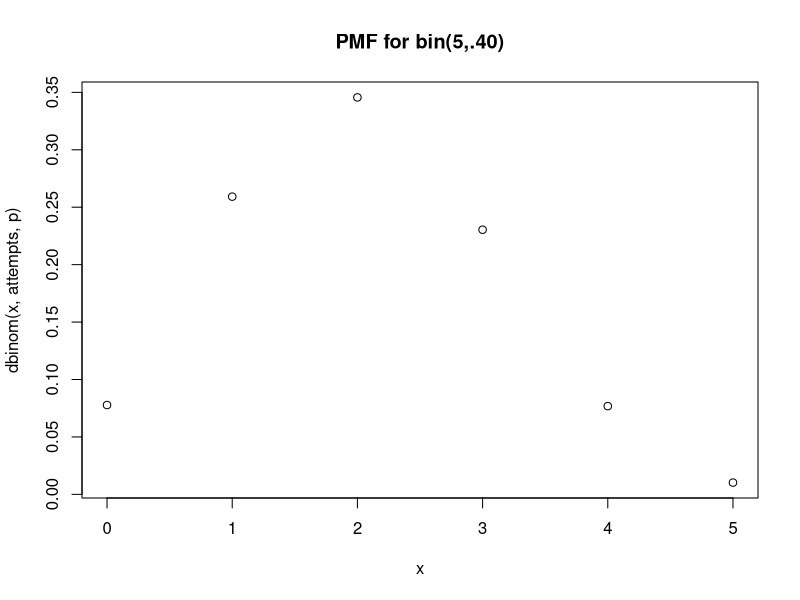
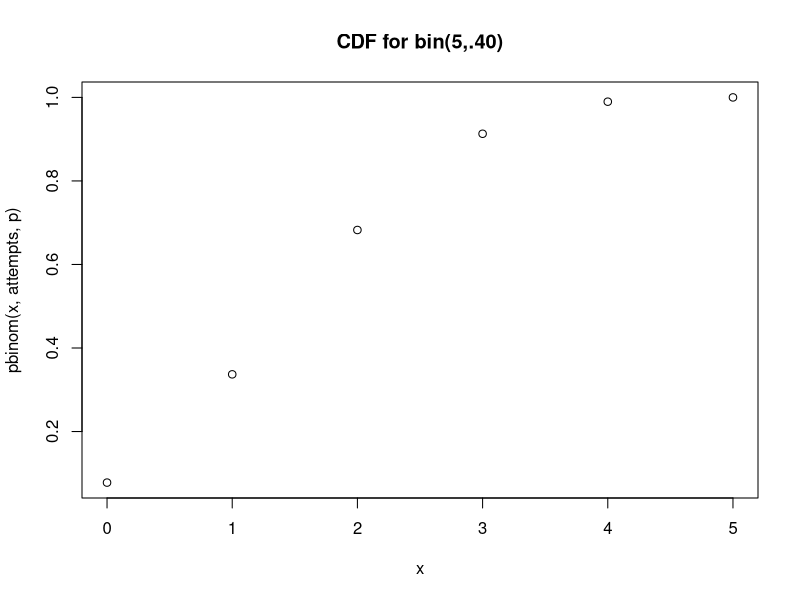
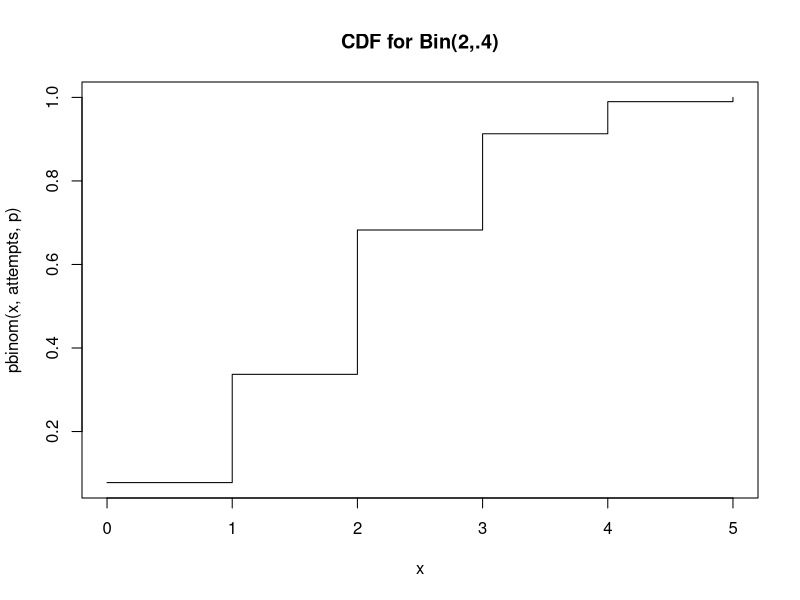
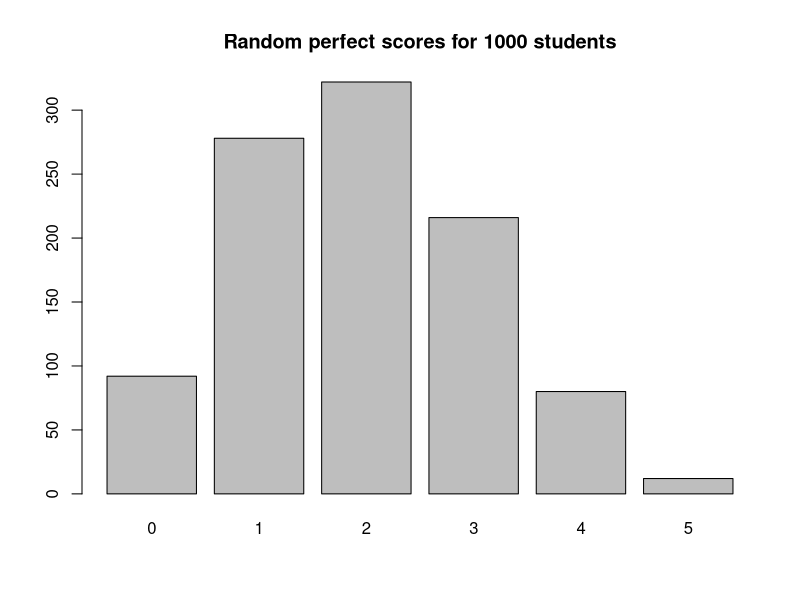
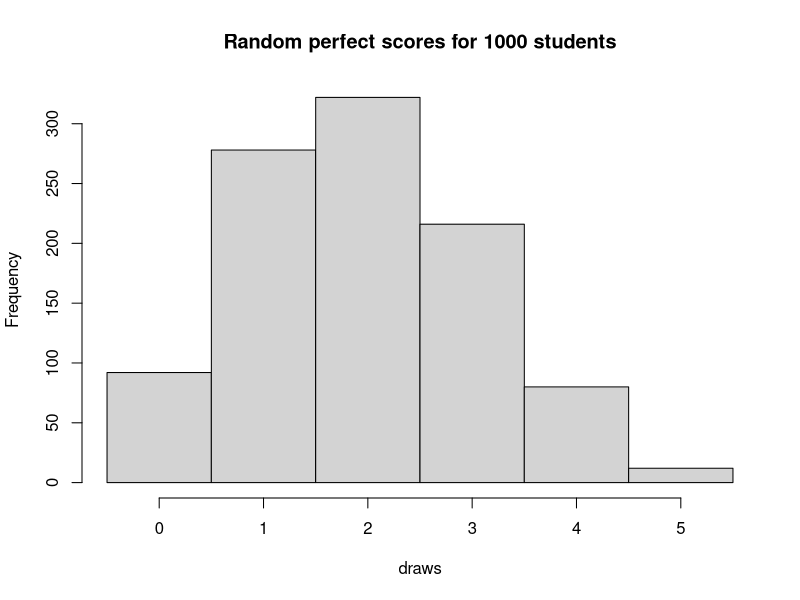
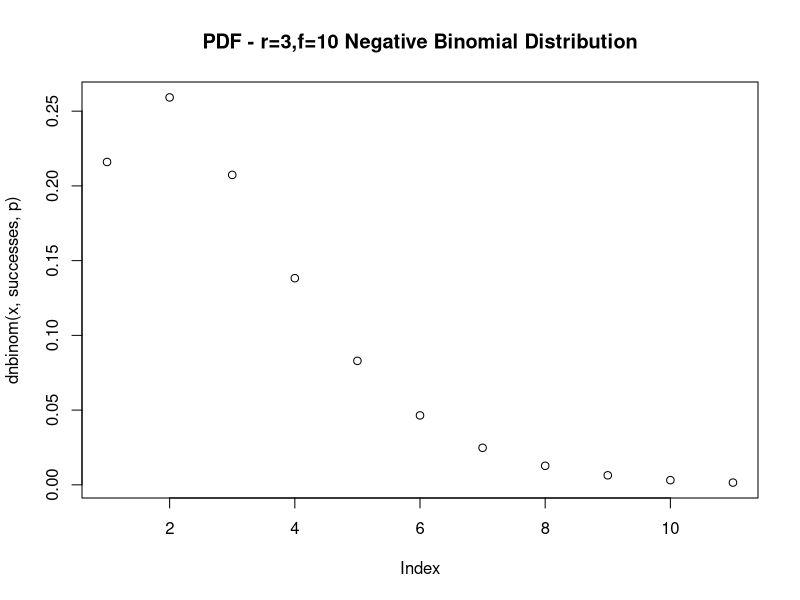
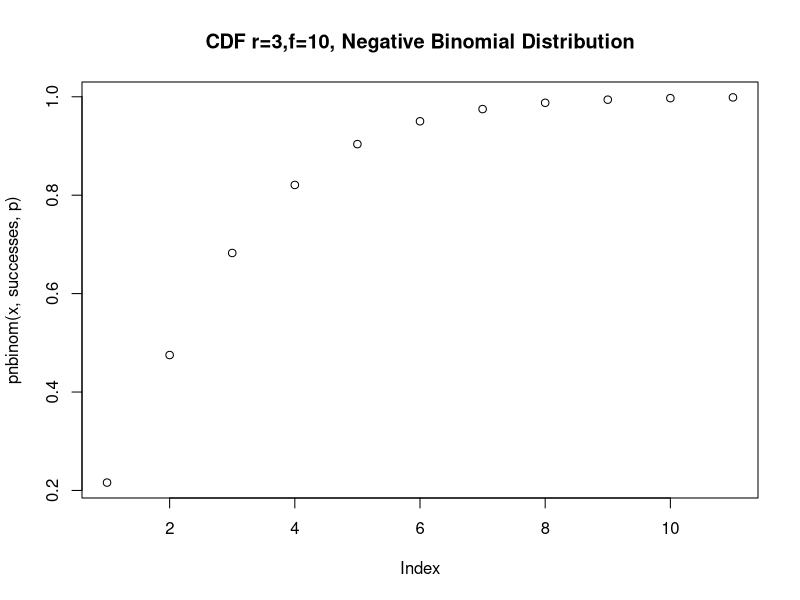
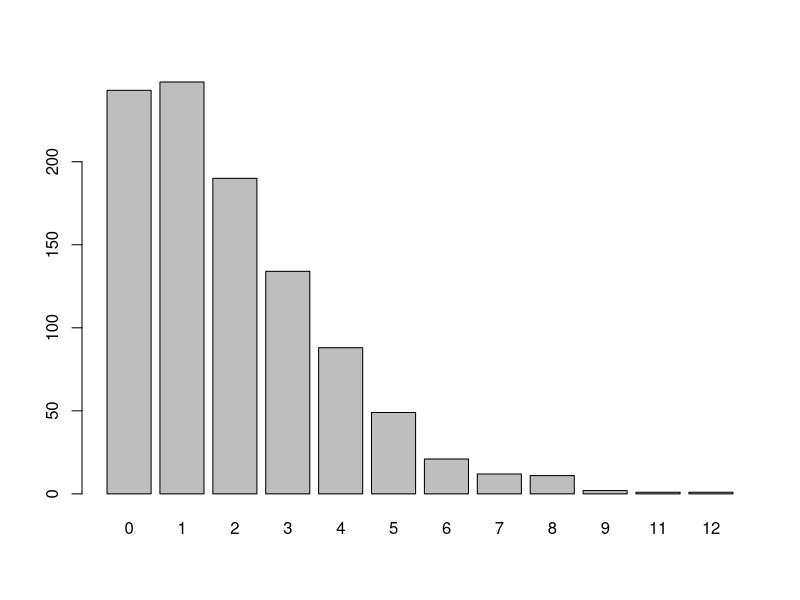

These charts were generated, in order, by the following R code:
## ---- chunk 1

# Probability of success
p <- .40
# number of attempts / trials
attempts <-5
# number of successes
successes <- 5

bi<-dbinom(successes,attempts,p)

# Probability Mass Function - shows the distribution of successes
x <- 0:attempts
paste('Probability of 5 perfect scores is',bi)
plot(x,dbinom(x,attempts,p),main = "PMF for bin(5,.40)")
plot(x,pbinom(x,attempts,p),main = "CDF for bin(5,.40)")

## ---- chunk 2
# Probability of success
p<- .40
# number of attempts / trials
attempts<-5
# number of successes
successes <- 2
bi2 <- dbinom(successes,attempts,p)

# Calculation by formula
# Equation: f(x) = {n x} p^x(1-p)^(n-x)
paste('Probability of exactly two perfect scores is ', bi2 )

## ---- chunk 3
# n = attempts 
n <- 5
# p = Probability
p<- .4
# number of attempts / trials
x<- 2

# Binomial manual Calculation
fx <- choose(n,x)* (p**x) * ((1-p)**(n-x))

paste("f(2) is ",fx)

## ---- chunk 4

# P(X > 1)  at least 2 successes
# Same as  1 - P(X <= 1)
# 1 - pbinom(1, size = n, prob = p)
# or
# sum(dbinom(2:n, size = n, prob = p))


# Probability of success
p<- .40
# number of attempts / trial
attempts<- 5

# number of successes
successes <- 1


cdf<-1- pbinom(successes,attempts,p)
# check
# sum(dbinom(2:n, size = n, prob = p))

paste("Probability of at least 2 perfect scores is ",cdf)
x<- 0:attempts
# CDF Plot
plot(x,pbinom(x,attempts,p),type = "s",main = "CDF for Bin(2,.4)")
## ---- chunk 5
# Probability of success
p<- .40
n<- 5
successes<- 5
# draw 1000 students
draws <- rbinom(1000,size = n, prob = p)
barplot(table(draws),main = "Random perfect scores for 1000 students")

br<- (0:(n+1)) - .5
hist(draws,br,main = "Random perfect scores for 1000 students")

## ---- chunk 6


## ---- chunk 7
# Need 3 perfect scores - will max 10 fails before quitting.
# Probability
p<- .60
# Number of success as 'r'
successes<- 3
# number of failures
fails <- 10
# this is the negative binomial distribution. failures before a success.

# args are usually (success, attempts, prob) this time..fails 
(dnbinom(fails,successes,p))

x <- 0:fails
plot(dnbinom(x,successes,p),main = "PDF - r=3,f=10 Negative Binomial Distribution")

plot(pnbinom(x,successes,p),main = "CDF r=3,f=10, Negative Binomial Distribution")

## ---- chunk 8
successes <- 3
fails <- 4
p <- .6

dnb <- dnbinom(fails,successes,p)
paste('Probability of three perfect scores with 4 failures is',dnb)
## ---- chunk 9
# cannot get the example neg binomial by hand using matrix mult 
# Left the args as r,x,p for a simplified choose equation

r <- 3 # successes
x <- 4 # fails
p <- .6
# f(4)
choose(6,2) * (.6**3) * ((1-.6)**4)
choose((r+x)-1,r-1) * (p**r)* ((1-p)**x)

#Check
#dnbinom(4,3,.6) == choose(6,2) * (.6**3) * ((1-p)**4)


## ---- chunk 10
# Apply the CDF here
# P(X <= 4)   at most 4 failures
r <- 3
fails <- 4
p <- .6
cd <- pnbinom(fails,r,p)
paste('Probability of 3 Perfect scores with at most 4 failures:',cd)
## ---- chunk 11
r <- 3
fails <- 4
p <- .6
x <- rnbinom(1000, size = r, prob = p)
barplot(table(x))

## ---- chunk 12
M <- 60    # Of interest
N <- 40    # Not of interest
K <- 20    # Sample Size


## ---- chunk 13
M <- 60    # Of interest
N <- 40    # Not of interest
K <- 20    # Sample Size
dhyper(20, m = M, n = N, k = K)
pmf <-  dhyper(0:K,m=M,n=N,k=K)
pmf
plot(pmf)


## ---- chunk 14
# Review this portion - I don't know
M <- 60    # Of interest
N <- 40    # Not of interest
K <- 20    # Sample Size
phyper(10,m=M,n=N,k=K)
cdf <-  phyper(0:K,m=M,n=N,k=K)
cdf
plot(cdf)





## ---- chunk 15
# P(X = 10)   10 questions of interest out of 20

a <- choose(M,10) * choose(N,10) / choose(M+N, 20)
paste("The probability that a student will have exactly 10 multiple choice quesions out of 20 is ",a)
## ---- chunk 16
# P(X > 2)   at least 3 faulty chips

1 - phyper(2, m = M, n = N, k = K)
# or
phyper(2, m = M, n = N, k = K, lower.tail = FALSE)

## ---- chunk 17
x <- rhyper(1000, m = M, n = N, k = K )
barplot(table(x),main = 'Hypergeometric')

## ---- chunk 18
# On average 10 questions per day for prof
lmda <- 10
## ---- chunk 19
dp <- dpois(8,lambda = lmda)
paste("Probability of exactly 8 questions per day : ",dp)
## ---- chunk 20
pp <- ppois(8,lambda = lmda)
paste("Probability of at most 8 questions per day : ",pp)
## ---- chunk 21
pinc <- ppois(12,lambda = lmda) - ppois(5,lambda = lmda)
paste("Probability of 6-12 questions inclusive is : ",pinc)

## ---- chunk 22
pmf <-  dpois(0:20,lambda = lmda)
plot(0:20,pmf)
## ---- chunk 23
rpois(50, lambda = lmda)

x <- rpois(1000, lambda = lmda)                         
plot(table(x))
barplot(table(x))
boxplot(x)
paste("From looking at the box and bar plots you can infer that there are three high outliers, the average number of questions would be about 11 questions per day")

## ---- chunk 24
# Ave day $100, standard dev. = $10
# Remember 68,95,99


## ---- chunk 25
# Ave day $100, standard dev. = $10
# Remember 68,95,99
#x <- seq(0,200,1)
x <- seq(77,123,1)
pdf.1 <- dnorm(x,mean=100,sd=10)
plot(x,pdf.1,main = "$100 Average, $10 Standard deviation")

## ---- chunk 26

## ---- chunk 27

## ---- chunk 28

